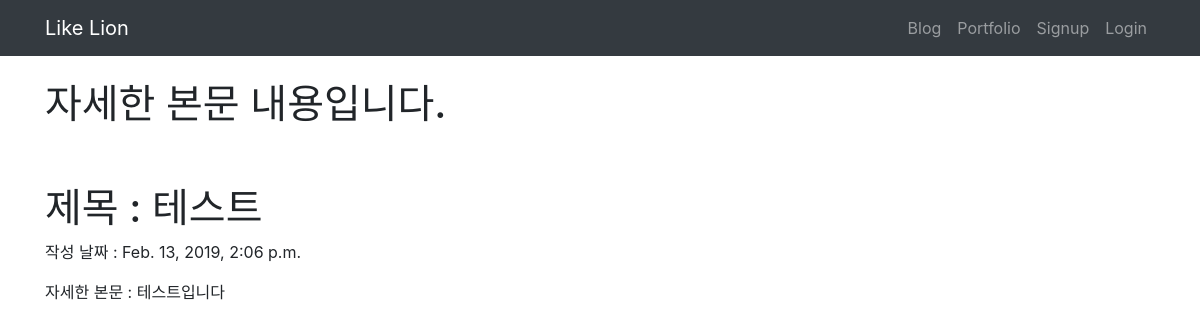
Page /secondassignmnet/2 on the committed database.
### secondassignment/models.py (models this page shows, shortened)
class Blog(models.Model):
    title = models.CharField(max_length=200)
    pub_date = models.DateTimeField('date published')
    body = models.TextField()

### secondassignment/views.py (the view)
# urls.py: path('<int:blog_id>', views.detail, name="detail"),
def detail(request, blog_id):
    blog_detail = get_object_or_404(Blog, pk = blog_id)
    return render(request, 'detail.html', {'blog':blog_detail})

### secondassignment/templates/detail.html
{% extends 'base.html' %}
{% block content %}
<h1> 자세한 본문 내용입니다. </h1>
<br><br>
<h1> 제목 : {{blog.title}} </h1>
<p> 작성 날짜 : {{blog.pub_date}} </p>
<p> 자세한 본문 : {{blog.body}}</p>
{% endblock %}

### rows in the picture
Blog: title "테스트", pub_date "Feb. 13, 2019, 2:06 p.m.", body "테스트입니다"
